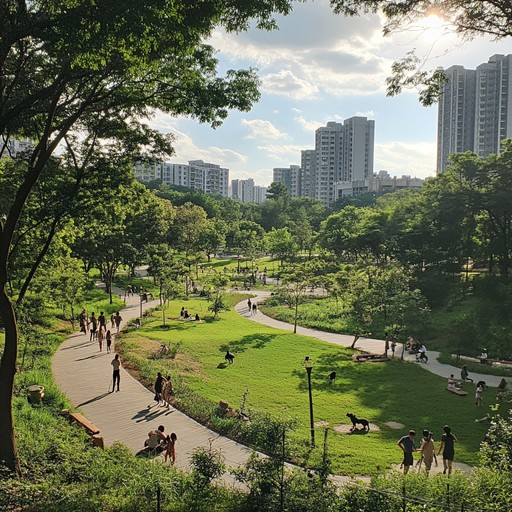
#> input picture opencv_project/image1.jpg, 512 x 512 px, found by its file name
$ python thresholding.py
#> lines starting #> are read from the running program, lines starting #| are printed output that depends on the picture; after the words box and inside, x2 and y2 are one past the last pixel; in counts of white or black regions, pixels touching at a corner belong together
import cv2

# Read the image
img = cv2.imread("image1.jpg")
#> img is the input picture: shape (512, 512, 3); mean B, G, R 84.6, 112.3, 106.5

if img is None:
    print("Error: image1.jpg not found!")
    exit()

# Convert the image to grayscale
gray = cv2.cvtColor(img, cv2.COLOR_BGR2GRAY)
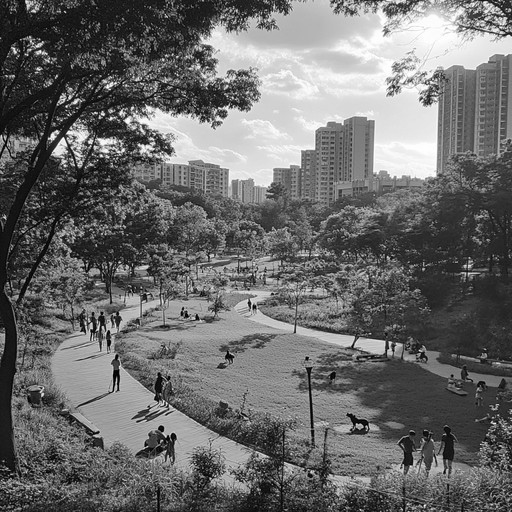
#> gray: shape (512, 512); min 0, max 255, mean 107.4

cv2.imshow("Original Image", img)
cv2.imshow("Grayscale Image", gray)

# --------------------------------------------------
# 1. Binary Threshold
# Pixels above the threshold become white, others become black.
# --------------------------------------------------
ret, binary = cv2.threshold(gray, 127, 255, cv2.THRESH_BINARY)
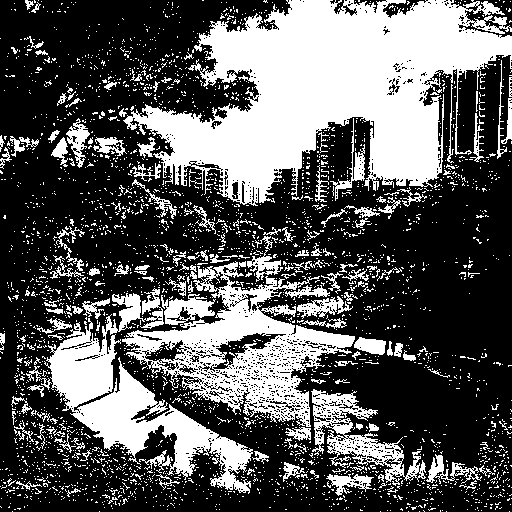
#> binary: shape (512, 512); 35.5% white; 3186 white regions (3024 under 20 px), largest, box (x1, y1, x2, y2) and area: (123, 0, 512, 206) 41941, (122, 261, 355, 427) 13855, (44, 288, 253, 494) 12273
cv2.imshow("Binary Threshold", binary)

# --------------------------------------------------
# 2. Binary Inverse Threshold
# Pixels above the threshold become black, others become white.
# --------------------------------------------------
ret, binary_inv = cv2.threshold(gray, 127, 255, cv2.THRESH_BINARY_INV)
cv2.imshow("Binary Inverse", binary_inv)

# --------------------------------------------------
# 3. Truncate Threshold
# Pixels above the threshold are set to the threshold value.
# --------------------------------------------------
ret, trunc = cv2.threshold(gray, 127, 255, cv2.THRESH_TRUNC)
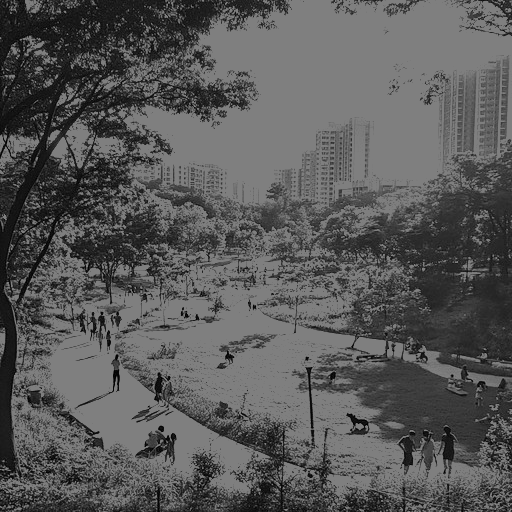
#> trunc: shape (512, 512); min 0, max 127, mean 88.5
cv2.imshow("Truncate Threshold", trunc)

# --------------------------------------------------
# 4. To Zero Threshold
# Pixels below the threshold become zero; others remain unchanged.
# --------------------------------------------------
ret, tozero = cv2.threshold(gray, 127, 255, cv2.THRESH_TOZERO)
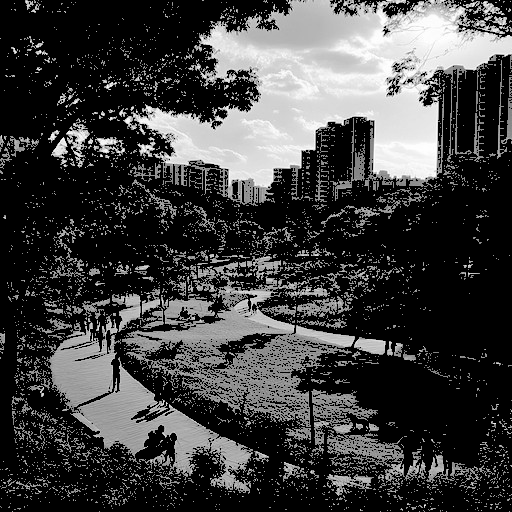
#> tozero: shape (512, 512); min 0, max 255, mean 64.1
cv2.imshow("To Zero Threshold", tozero)

# --------------------------------------------------
# 5. To Zero Inverse Threshold
# Pixels above the threshold become zero; others remain unchanged.
# --------------------------------------------------
ret, tozero_inv = cv2.threshold(gray, 127, 255, cv2.THRESH_TOZERO_INV)
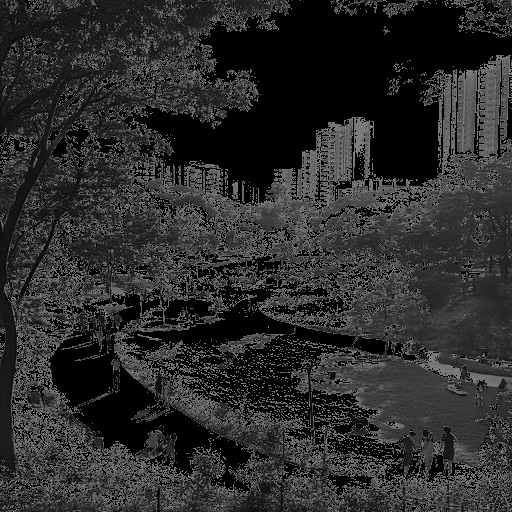
#> tozero_inv: shape (512, 512); min 0, max 127, mean 43.4
cv2.imshow("To Zero Inverse", tozero_inv)

# Wait until a key is pressed
cv2.waitKey(0)
cv2.destroyAllWindows()
